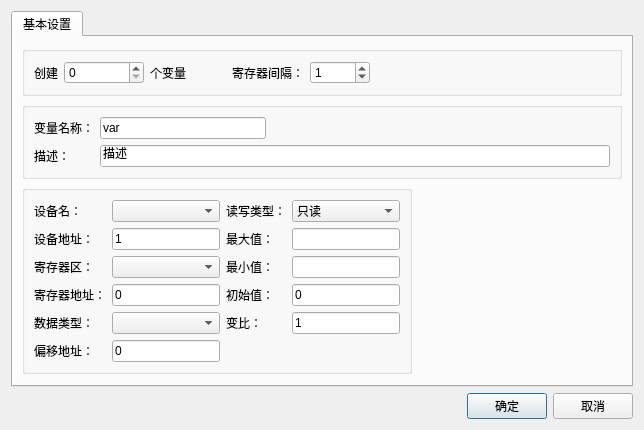
<?xml version="1.0" encoding="UTF-8"?>
<ui version="4.0">
 <class>TagIOEditDialog</class>
 <widget class="QDialog" name="TagIOEditDialog">
  <property name="geometry">
   <rect>
    <x>0</x>
    <y>0</y>
    <width>522</width>
    <height>381</height>
   </rect>
  </property>
  <property name="windowTitle">
   <string>批量增加变量</string>
  </property>
  <layout class="QVBoxLayout" name="verticalLayout">
   <item>
    <widget class="QTabWidget" name="tabWidget">
     <property name="currentIndex">
      <number>0</number>
     </property>
     <widget class="QWidget" name="tabBase">
      <attribute name="title">
       <string>基本设置</string>
      </attribute>
      <layout class="QVBoxLayout" name="tabBaseLayout">
       <property name="sizeConstraint">
        <enum>QLayout::SetFixedSize</enum>
       </property>
       <item>
        <widget class="QGroupBox" name="groupBoxCreateNum">
         <property name="sizePolicy">
          <sizepolicy hsizetype="Preferred" vsizetype="Minimum">
           <horstretch>0</horstretch>
           <verstretch>0</verstretch>
          </sizepolicy>
         </property>
         <property name="minimumSize">
          <size>
           <width>0</width>
           <height>0</height>
          </size>
         </property>
         <property name="title">
          <string/>
         </property>
         <layout class="QHBoxLayout" name="horizontalLayout">
          <item>
           <widget class="QLabel" name="label_11">
            <property name="text">
             <string>创建</string>
            </property>
           </widget>
          </item>
          <item>
           <widget class="QSpinBox" name="spinBoxCreateTagNum">
            <property name="minimumSize">
             <size>
              <width>80</width>
              <height>0</height>
             </size>
            </property>
            <property name="maximumSize">
             <size>
              <width>16777215</width>
              <height>16777215</height>
             </size>
            </property>
           </widget>
          </item>
          <item>
           <widget class="QLabel" name="label_12">
            <property name="text">
             <string>个变量</string>
            </property>
           </widget>
          </item>
          <item>
           <spacer name="horizontalSpacer_4">
            <property name="orientation">
             <enum>Qt::Horizontal</enum>
            </property>
            <property name="sizeHint" stdset="0">
             <size>
              <width>40</width>
              <height>20</height>
             </size>
            </property>
           </spacer>
          </item>
          <item>
           <widget class="QLabel" name="label_17">
            <property name="text">
             <string>寄存器间隔：</string>
            </property>
           </widget>
          </item>
          <item>
           <widget class="QSpinBox" name="spinBoxRegAddrOffset">
            <property name="minimumSize">
             <size>
              <width>60</width>
              <height>0</height>
             </size>
            </property>
            <property name="value">
             <number>1</number>
            </property>
           </widget>
          </item>
          <item>
           <spacer name="horizontalSpacer_2">
            <property name="orientation">
             <enum>Qt::Horizontal</enum>
            </property>
            <property name="sizeHint" stdset="0">
             <size>
              <width>240</width>
              <height>20</height>
             </size>
            </property>
           </spacer>
          </item>
         </layout>
        </widget>
       </item>
       <item>
        <widget class="QGroupBox" name="groupBox_3">
         <property name="sizePolicy">
          <sizepolicy hsizetype="Preferred" vsizetype="Expanding">
           <horstretch>0</horstretch>
           <verstretch>0</verstretch>
          </sizepolicy>
         </property>
         <property name="title">
          <string/>
         </property>
         <layout class="QGridLayout" name="gridLayout_2">
          <item row="0" column="2">
           <spacer name="horizontalSpacer_3">
            <property name="orientation">
             <enum>Qt::Horizontal</enum>
            </property>
            <property name="sizeHint" stdset="0">
             <size>
              <width>40</width>
              <height>20</height>
             </size>
            </property>
           </spacer>
          </item>
          <item row="0" column="0">
           <widget class="QLabel" name="label">
            <property name="text">
             <string>变量名称：</string>
            </property>
           </widget>
          </item>
          <item row="1" column="1" colspan="3">
           <widget class="QLineEdit" name="editTagDescription">
            <property name="text">
             <string>描述</string>
            </property>
           </widget>
          </item>
          <item row="0" column="1">
           <widget class="QLineEdit" name="editTagName">
            <property name="text">
             <string>var</string>
            </property>
           </widget>
          </item>
          <item row="0" column="3">
           <spacer name="horizontalSpacer_5">
            <property name="orientation">
             <enum>Qt::Horizontal</enum>
            </property>
            <property name="sizeHint" stdset="0">
             <size>
              <width>40</width>
              <height>20</height>
             </size>
            </property>
           </spacer>
          </item>
          <item row="1" column="0">
           <widget class="QLabel" name="label_14">
            <property name="text">
             <string>描述：</string>
            </property>
           </widget>
          </item>
         </layout>
        </widget>
       </item>
       <item>
        <widget class="QGroupBox" name="groupBox_5">
         <property name="title">
          <string/>
         </property>
         <layout class="QGridLayout" name="gridLayout_7">
          <property name="sizeConstraint">
           <enum>QLayout::SetFixedSize</enum>
          </property>
          <item row="0" column="0">
           <widget class="QLabel" name="label_40">
            <property name="text">
             <string>设备名：</string>
            </property>
           </widget>
          </item>
          <item row="0" column="1">
           <widget class="QComboBox" name="cboDeviceName"/>
          </item>
          <item row="0" column="3">
           <widget class="QComboBox" name="cboTypeReadWrite">
            <item>
             <property name="text">
              <string>只读</string>
             </property>
            </item>
            <item>
             <property name="text">
              <string>只写</string>
             </property>
            </item>
            <item>
             <property name="text">
              <string>读写</string>
             </property>
            </item>
           </widget>
          </item>
          <item row="3" column="1">
           <widget class="QLineEdit" name="editRegisterAddress">
            <property name="text">
             <string>0</string>
            </property>
           </widget>
          </item>
          <item row="0" column="2">
           <widget class="QLabel" name="label_41">
            <property name="text">
             <string>读写类型：</string>
            </property>
           </widget>
          </item>
          <item row="1" column="0">
           <widget class="QLabel" name="label_42">
            <property name="text">
             <string>设备地址：</string>
            </property>
           </widget>
          </item>
          <item row="1" column="1">
           <widget class="QLineEdit" name="editDeviceAddress">
            <property name="text">
             <string>1</string>
            </property>
           </widget>
          </item>
          <item row="1" column="2">
           <widget class="QLabel" name="label_43">
            <property name="text">
             <string>最大值：</string>
            </property>
           </widget>
          </item>
          <item row="1" column="3">
           <widget class="QLineEdit" name="editIOMaxValue"/>
          </item>
          <item row="2" column="0">
           <widget class="QLabel" name="label_44">
            <property name="text">
             <string>寄存器区：</string>
            </property>
           </widget>
          </item>
          <item row="2" column="1">
           <widget class="QComboBox" name="cboRegisterSection"/>
          </item>
          <item row="2" column="2">
           <widget class="QLabel" name="label_45">
            <property name="text">
             <string>最小值：</string>
            </property>
           </widget>
          </item>
          <item row="2" column="3">
           <widget class="QLineEdit" name="editIOMinValue"/>
          </item>
          <item row="3" column="0">
           <widget class="QLabel" name="label_46">
            <property name="text">
             <string>寄存器地址：</string>
            </property>
           </widget>
          </item>
          <item row="3" column="2">
           <widget class="QLabel" name="label_47">
            <property name="text">
             <string>初始值：</string>
            </property>
           </widget>
          </item>
          <item row="3" column="3">
           <widget class="QLineEdit" name="editIOInitValue">
            <property name="text">
             <string>0</string>
            </property>
           </widget>
          </item>
          <item row="4" column="0">
           <widget class="QLabel" name="label_48">
            <property name="text">
             <string>数据类型：</string>
            </property>
           </widget>
          </item>
          <item row="4" column="1">
           <widget class="QComboBox" name="cboIODataType"/>
          </item>
          <item row="4" column="2">
           <widget class="QLabel" name="label_49">
            <property name="text">
             <string>变比：</string>
            </property>
           </widget>
          </item>
          <item row="4" column="3">
           <widget class="QLineEdit" name="editIOScale">
            <property name="text">
             <string>1</string>
            </property>
           </widget>
          </item>
          <item row="5" column="0">
           <widget class="QLabel" name="label_50">
            <property name="text">
             <string>偏移地址：</string>
            </property>
           </widget>
          </item>
          <item row="5" column="1">
           <widget class="QLineEdit" name="editAddressOffset">
            <property name="text">
             <string>0</string>
            </property>
           </widget>
          </item>
         </layout>
        </widget>
       </item>
      </layout>
     </widget>
    </widget>
   </item>
   <item>
    <layout class="QHBoxLayout" name="horizontalLayout_7">
     <item>
      <spacer name="horizontalSpacer">
       <property name="orientation">
        <enum>Qt::Horizontal</enum>
       </property>
       <property name="sizeHint" stdset="0">
        <size>
         <width>40</width>
         <height>20</height>
        </size>
       </property>
      </spacer>
     </item>
     <item>
      <widget class="QPushButton" name="btnOk">
       <property name="text">
        <string>确定</string>
       </property>
      </widget>
     </item>
     <item>
      <widget class="QPushButton" name="btnCancel">
       <property name="text">
        <string>取消</string>
       </property>
      </widget>
     </item>
    </layout>
   </item>
  </layout>
 </widget>
 <resources/>
 <connections/>
</ui>
